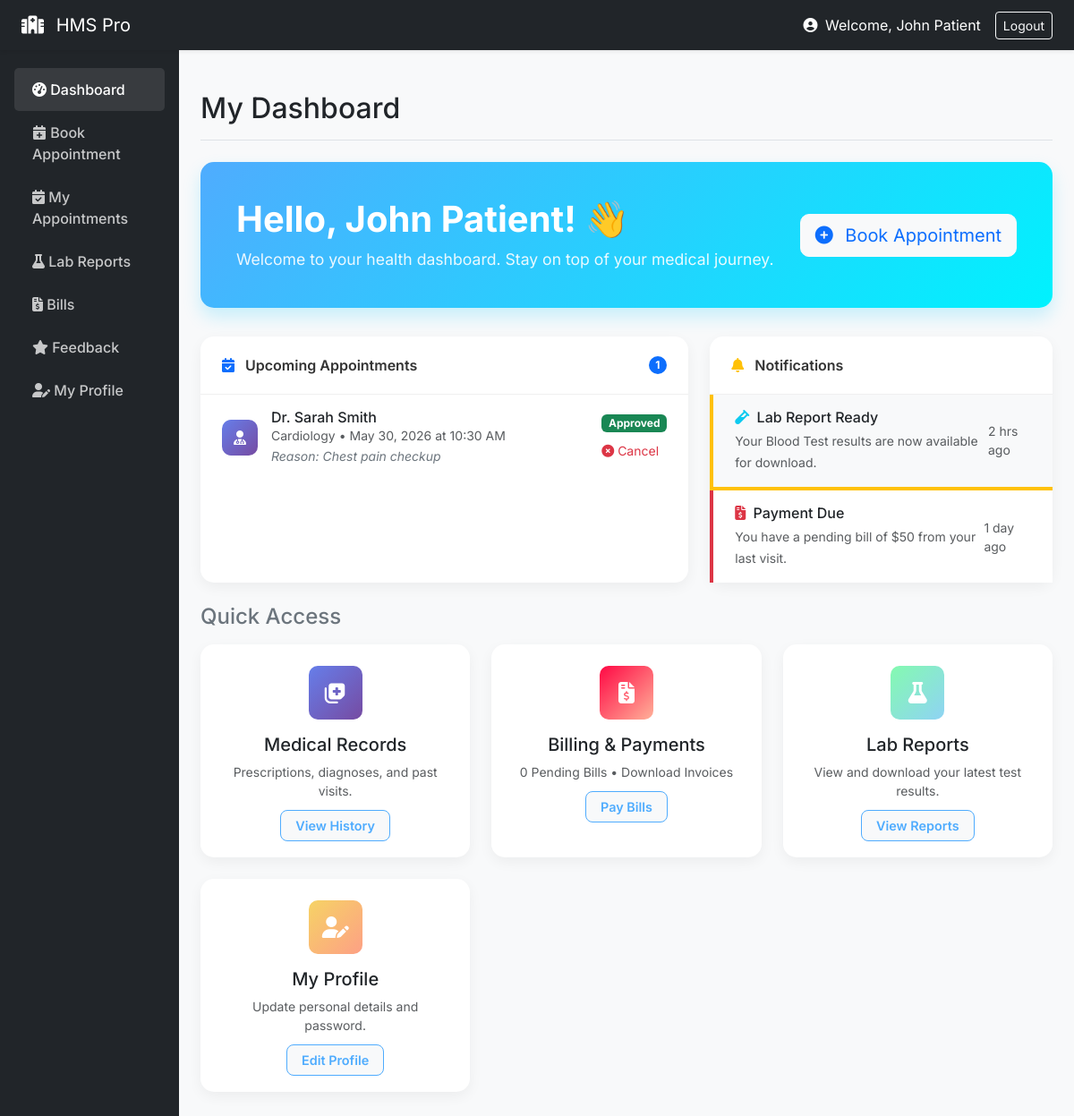
The page /patient/dashboard (signed in) on the database its author committed.
### models/__init__.py (models this page shows, shortened)
class User(UserMixin, db.Model):
    id = db.Column(db.Integer, primary_key=True)
    email = db.Column(db.String(120), unique=True, nullable=False)
    name = db.Column(db.String(100), nullable=False)
    role = db.Column(db.String(20), nullable=False)
    password_hash = db.Column(db.String(200), nullable=False)
    age = db.Column(db.Integer)
    gender = db.Column(db.String(10))
    staff_role = db.Column(db.String(50))
    department = db.Column(db.String(50))
    staff_id = db.Column(db.String(20))
    created_at = db.Column(db.DateTime, default=datetime.utcnow)

class Appointment(db.Model):
    id = db.Column(db.Integer, primary_key=True)
    patient_id = db.Column(db.Integer, db.ForeignKey('user.id'))
    doctor_id = db.Column(db.Integer, db.ForeignKey('user.id'))
    department = db.Column(db.String(100))
    hospital_branch = db.Column(db.String(100))
    appointment_type = db.Column(db.String(50))
    date = db.Column(db.Date, nullable=False)
    time = db.Column(db.Time, nullable=False)
    status = db.Column(db.String(20), default='Pending')
    reason = db.Column(db.Text)
    symptoms = db.Column(db.Text)
    created_at = db.Column(db.DateTime, default=datetime.utcnow)
    patient = db.relationship('User', foreign_keys=[patient_id])
    doctor = db.relationship('User', foreign_keys=[doctor_id])

### routes/patient.py (the view)
@patient_bp.route('/dashboard')
def dashboard():
    upcoming_appointments = Appointment.query.filter_by(patient_id=current_user.id, status='Approved').count()
    pending_bills = Invoice.query.filter_by(patient_id=current_user.id, status='Unpaid').count()
    latest_lab_report = LabReport.query.filter_by(patient_id=current_user.id).order_by(LabReport.created_at.desc()).first()
    next_appointments = Appointment.query.filter_by(patient_id=current_user.id).order_by(Appointment.date.asc()).limit(5).all()
    return render_template('patient_dashboard.html',
                           upcoming_appointments=upcoming_appointments,
                           pending_bills=pending_bills,
                           latest_lab_report=latest_lab_report,
                           next_appointments=next_appointments)

### templates/patient_dashboard.html (shortened to what this page needs)
{% extends "base.html" %}
{% block page_title %}My Dashboard{% endblock %}
{% block content %}
<div class="welcome-banner">
    <div class="welcome-text">
        <h1>Hello, {{ current_user.name }}! 👋</h1>
        <p>Welcome to your health dashboard. Stay on top of your medical journey.</p>
    </div>
    <div class="d-none d-md-block">
        <a href="{{ url_for('public.public_book') }}" class="btn btn-light btn-lg font-weight-bold text-primary" style="border-radius: 10px;">
            <i class="fas fa-plus-circle me-2"></i> Book Appointment
        </a>
    </div>
</div>
<div class="row mb-4">
    <div class="col-lg-7 mb-4 mb-lg-0">
        <div class="dash-card">
            <div class="card-header-custom">
                <span><i class="fas fa-calendar-check text-primary me-2"></i> Upcoming Appointments</span>
                <span class="badge bg-primary rounded-pill">{{ upcoming_appointments }}</span>
            </div>
            <div class="card-body-custom p-0">
                <div class="list-group list-group-flush">
                    {% if next_appointments %}
                        {% for appt in next_appointments %}
                        <div class="list-group-item list-group-item-custom px-4">
                            <div class="icon-box bg-gradient-blue">
                                <i class="fas fa-user-md"></i>
                            </div>
                            <div class="flex-grow-1">
                                <h6 class="mb-0 font-weight-bold">Dr. {{ appt.doctor.name }}</h6>
                                <small class="text-muted d-block">{{ appt.department }} • {{ appt.date.strftime('%b %d, %Y') }} at {{ appt.time.strftime('%I:%M %p') }}</small>
                                {% if appt.reason %}
                                <small class="text-secondary fst-italic">Reason: {{ appt.reason }}</small>
                                {% endif %}
                            </div>
                            <div>
                                <span class="badge bg-{{ 'success' if appt.status == 'Approved' else 'warning' }} mb-2 d-block">{{ appt.status }}</span>
                                <a href="#" class="text-danger small" style="text-decoration: none;"><i class="fas fa-times-circle"></i> Cancel</a>
                            </div>
                        </div>
                        {% endfor %}
                    {% else %}
                        <div class="p-4 text-center text-muted">
                            <i class="fas fa-calendar-times mb-2" style="font-size: 2rem; opacity: 0.5;"></i>
                            <p>No upcoming appointments.</p>
                        </div>
                    {% endif %}
                </div>
            </div>
        </div>
    </div>
    <div class="col-lg-5">
        <div class="dash-card">
            <div class="card-header-custom">
                <span><i class="fas fa-bell text-warning me-2"></i> Notifications</span>
            </div>
            <div class="card-body-custom p-0">
                <div class="list-group list-group-flush">
                    <div class="list-group-item list-group-item-custom px-4 bg-light border-start border-warning border-4">
                        <div class="flex-grow-1">
                            <h6 class="mb-1 font-weight-bold"><i class="fas fa-vial text-info me-1"></i> Lab Report Ready</h6>
                            <small class="text-muted">Your Blood Test results are now available for download.</small>
                        </div>
                        <small class="text-muted">2 hrs ago</small>
                    </div>
                    <div class="list-group-item list-group-item-custom px-4 border-start border-danger border-4">
                        <div class="flex-grow-1">
                            <h6 class="mb-1 font-weight-bold"><i class="fas fa-file-invoice-dollar text-danger me-1"></i> Payment Due</h6>
                            <small class="text-muted">You have a pending bill of $50 from your last visit.</small>
                        </div>
                        <small class="text-muted">1 day ago</small>
                    </div>
                </div>
            </div>
        </div>
    </div>
</div>
<h4 class="mb-3 font-weight-bold text-secondary">Quick Access</h4>
<div class="grid-container">
    <div class="dash-card">
        <div class="card-body-custom text-center">
            <div class="icon-box bg-gradient-blue mx-auto mb-3" style="width: 60px; height: 60px; font-size: 1.5rem;">
                <i class="fas fa-notes-medical"></i>
            </div>
            <h5 class="font-weight-bold">Medical Records</h5>
            <p class="text-muted small">Prescriptions, diagnoses, and past visits.</p>
            <a href="{{ url_for('patient.appointments') }}" class="action-btn">View History</a>
        </div>
    </div>
    <div class="dash-card">
        <div class="card-body-custom text-center">
            <div class="icon-box bg-gradient-red mx-auto mb-3" style="width: 60px; height: 60px; font-size: 1.5rem;">
                <i class="fas fa-file-invoice-dollar"></i>
            </div>
            <h5 class="font-weight-bold">Billing & Payments</h5>
            <p class="text-muted small">{{ pending_bills }} Pending Bills • Download Invoices</p>
            <a href="{{ url_for('patient.billing') }}" class="action-btn">Pay Bills</a>
        </div>
    </div>
    <div class="dash-card">
        <div class="card-body-custom text-center">
            <div class="icon-box bg-gradient-green mx-auto mb-3" style="width: 60px; height: 60px; font-size: 1.5rem;">
                <i class="fas fa-flask"></i>
            </div>
            <h5 class="font-weight-bold">Lab Reports</h5>
            <p class="text-muted small">View and download your latest test results.</p>
            <a href="{{ url_for('patient.lab') }}" class="action-btn">View Reports</a>
        </div>
    </div>
    <div class="dash-card">
        <div class="card-body-custom text-center">
            <div class="icon-box bg-gradient-orange mx-auto mb-3" style="width: 60px; height: 60px; font-size: 1.5rem;">
                <i class="fas fa-user-edit"></i>
            </div>
            <h5 class="font-weight-bold">My Profile</h5>
            <p class="text-muted small">Update personal details and password.</p>
            <a href="{{ url_for('patient.profile') }}" class="action-btn">Edit Profile</a>
        </div>
    </div>
</div>
{% endblock %}

### templates/base.html (shortened to what this page needs)
<!doctype html>
<html lang="en">
<head>
  <link href="https://cdn.jsdelivr.net/npm/bootstrap@5.3.0/dist/css/bootstrap.min.css" rel="stylesheet">
  <link rel="stylesheet" href="https://cdnjs.cloudflare.com/ajax/libs/font-awesome/6.4.0/css/all.min.css">
</head>
<body>
{% if current_user.is_authenticated %}
<nav class="navbar navbar-dark bg-dark sticky-top shadow-sm">
  <div class="container-fluid px-4">
    <a class="navbar-brand" href="/"><i class="fas fa-hospital me-2"></i> HMS Pro</a>
    <div class="d-flex align-items-center text-white">
      <span class="me-3">
        <i class="fas fa-user-circle me-1"></i> Welcome, {{ current_user.name.split('@')[0] if '@' in current_user.name else current_user.name }}
      </span>
      <a class="btn btn-outline-light btn-sm" href="{{ url_for('auth.logout') }}">Logout</a>
    </div>
  </div>
</nav>
{% endif %}
<div id="main-wrapper">
    {% if not current_user.is_authenticated %}
        <div class="container mt-5">
    {% else %}
        <div class="container-fluid">
            <div class="row">
                <nav class="col-md-2 d-none d-md-block sidebar px-3">
                    <ul class="nav flex-column">
                        {% if current_user.role == 'staff' %}
                            <li class="nav-item">
                                <a class="nav-link {{ 'active' if request.endpoint == 'staff.dashboard' else '' }}" href="{{ url_for('staff.dashboard') }}"><i class="fas fa-tachometer-alt"></i> Dashboard</a>
                            </li>
                            <li class="nav-item">
                                <a class="nav-link {{ 'active' if request.endpoint == 'staff.patients' else '' }}" href="{{ url_for('staff.patients') }}"><i class="fas fa-users"></i> Patients</a>
                            </li>
                            <li class="nav-item">
                                <a class="nav-link {{ 'active' if request.endpoint == 'staff.doctors' else '' }}" href="{{ url_for('staff.doctors') }}"><i class="fas fa-user-md"></i> Doctors</a>
                            </li>
                            <li class="nav-item">
                                <a class="nav-link {{ 'active' if request.endpoint == 'staff.appointments' else '' }}" href="{{ url_for('staff.appointments') }}"><i class="fas fa-calendar-check"></i> Appointments</a>
                            </li>
                            <li class="nav-item">
                                <a class="nav-link {{ 'active' if request.endpoint == 'staff.rooms' else '' }}" href="{{ url_for('staff.rooms') }}"><i class="fas fa-bed"></i> Rooms</a>
                            </li>
                            <li class="nav-item">
                                <a class="nav-link {{ 'active' if request.endpoint == 'staff.lab' else '' }}" href="{{ url_for('staff.lab') }}"><i class="fas fa-flask"></i> Lab Reports</a>
                            </li>
                            <li class="nav-item">
                                <a class="nav-link {{ 'active' if request.endpoint == 'staff.billing' else '' }}" href="{{ url_for('staff.billing') }}"><i class="fas fa-file-invoice-dollar"></i> Billing</a>
                            </li>
                            <li class="nav-item">
                                <a class="nav-link {{ 'active' if request.endpoint == 'staff.inventory' else '' }}" href="{{ url_for('staff.inventory') }}"><i class="fas fa-boxes"></i> Inventory</a>
                            </li>
                            <li class="nav-item">
                                <a class="nav-link {{ 'active' if request.endpoint == 'staff.feedback' else '' }}" href="{{ url_for('staff.feedback') }}"><i class="fas fa-star"></i> Feedback</a>
                            </li>
                            <li class="nav-item">
                                <a class="nav-link {{ 'active' if request.endpoint == 'staff.records' else '' }}" href="{{ url_for('staff.records') }}"><i class="fas fa-notes-medical"></i> Records</a>
                            </li>
                        {% elif current_user.role == 'patient' %}
                            <li class="nav-item">
                                <a class="nav-link {{ 'active' if request.endpoint == 'patient.dashboard' else '' }}" href="{{ url_for('patient.dashboard') }}"><i class="fas fa-tachometer-alt"></i> Dashboard</a>
                            </li>
                            <li class="nav-item">
                                <a class="nav-link {{ 'active' if request.endpoint == 'patient.book' else '' }}" href="{{ url_for('patient.book') }}"><i class="fas fa-calendar-plus"></i> Book Appointment</a>
                            </li>
                            <li class="nav-item">
                                <a class="nav-link {{ 'active' if request.endpoint == 'patient.appointments' else '' }}" href="{{ url_for('patient.appointments') }}"><i class="fas fa-calendar-check"></i> My Appointments</a>
                            </li>
                            <li class="nav-item">
                                <a class="nav-link {{ 'active' if request.endpoint == 'patient.lab' else '' }}" href="{{ url_for('patient.lab') }}"><i class="fas fa-flask"></i> Lab Reports</a>
                            </li>
                            <li class="nav-item">
                                <a class="nav-link {{ 'active' if request.endpoint == 'patient.billing' else '' }}" href="{{ url_for('patient.billing') }}"><i class="fas fa-file-invoice-dollar"></i> Bills</a>
                            </li>
                            <li class="nav-item">
                                <a class="nav-link {{ 'active' if request.endpoint == 'patient.feedback' else '' }}" href="{{ url_for('patient.feedback') }}"><i class="fas fa-star"></i> Feedback</a>
                            </li>
                            <li class="nav-item">
                                <a class="nav-link {{ 'active' if request.endpoint == 'patient.profile' else '' }}" href="{{ url_for('patient.profile') }}"><i class="fas fa-user-edit"></i> My Profile</a>
                            </li>
                        {% endif %}
                    </ul>
                </nav>
                <main class="col-md-10 ms-sm-auto px-md-4 main-content">
                    <div class="d-flex justify-content-between flex-wrap flex-md-nowrap align-items-center pt-3 pb-2 mb-4 border-bottom">
                        <h1 class="h2">{% block page_title %}{% endblock %}</h1>
                    </div>
    {% endif %}
    {% block content %}{% endblock %}
    {% if current_user.is_authenticated %}
                </main>
            </div>
        </div>
    {% else %}
        </div>
    {% endif %}
</div>
</body>
</html>

### rows shown on the page
User: name "John Patient"
Appointment: doctor.name "Sarah Smith", department "Cardiology", date "May 30, 2026", time "10:30 AM", reason "Chest pain checkup", status "Approved"

### other values the page prints
{{ upcoming_appointments }} "1"
{{ pending_bills }} "0"
